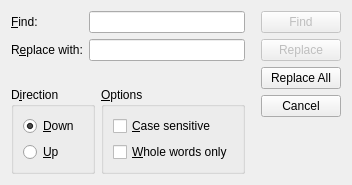
<?xml version="1.0" encoding="UTF-8"?>
<ui version="4.0">
 <class>FindAndReplaceDialog</class>
 <widget class="QDialog" name="FindAndReplaceDialog">
  <property name="geometry">
   <rect>
    <x>0</x>
    <y>0</y>
    <width>324</width>
    <height>176</height>
   </rect>
  </property>
  <property name="windowTitle">
   <string>Find and Replace</string>
  </property>
  <layout class="QHBoxLayout" name="horizontalLayout_2">
   <item>
    <layout class="QVBoxLayout" name="verticalLayout_5">
     <item>
      <layout class="QVBoxLayout" name="verticalLayout_2">
       <item>
        <layout class="QGridLayout" name="gridLayout_3">
         <item row="0" column="0">
          <widget class="QLabel" name="label">
           <property name="text">
            <string>&amp;Find:</string>
           </property>
           <property name="buddy">
            <cstring>textToFind</cstring>
           </property>
          </widget>
         </item>
         <item row="0" column="1">
          <widget class="QLineEdit" name="textToFind"/>
         </item>
         <item row="1" column="0">
          <widget class="QLabel" name="replaceLabel">
           <property name="text">
            <string>R&amp;eplace with:</string>
           </property>
           <property name="buddy">
            <cstring>textToReplace</cstring>
           </property>
          </widget>
         </item>
         <item row="1" column="1">
          <widget class="QLineEdit" name="textToReplace"/>
         </item>
        </layout>
       </item>
      </layout>
     </item>
     <item>
      <widget class="QLabel" name="infoLabel">
       <property name="text">
        <string/>
       </property>
      </widget>
     </item>
     <item>
      <spacer name="verticalSpacer_2">
       <property name="orientation">
        <enum>Qt::Vertical</enum>
       </property>
       <property name="sizeHint" stdset="0">
        <size>
         <width>20</width>
         <height>40</height>
        </size>
       </property>
      </spacer>
     </item>
     <item>
      <layout class="QHBoxLayout" name="horizontalLayout">
       <item>
        <widget class="QGroupBox" name="groupBox">
         <property name="title">
          <string>D&amp;irection</string>
         </property>
         <layout class="QVBoxLayout" name="verticalLayout_3">
          <item>
           <widget class="QRadioButton" name="downRadioButton">
            <property name="text">
             <string>&amp;Down</string>
            </property>
            <property name="checked">
             <bool>true</bool>
            </property>
           </widget>
          </item>
          <item>
           <widget class="QRadioButton" name="upRadioButton">
            <property name="text">
             <string>&amp;Up</string>
            </property>
           </widget>
          </item>
         </layout>
        </widget>
       </item>
       <item>
        <widget class="QGroupBox" name="groupBox_2">
         <property name="title">
          <string>&amp;Options</string>
         </property>
         <layout class="QVBoxLayout" name="verticalLayout_4">
          <item>
           <widget class="QCheckBox" name="caseCheckBox">
            <property name="text">
             <string>&amp;Case sensitive</string>
            </property>
           </widget>
          </item>
          <item>
           <widget class="QCheckBox" name="wholeCheckBox">
            <property name="text">
             <string>&amp;Whole words only</string>
            </property>
           </widget>
          </item>
         </layout>
        </widget>
       </item>
       <item>
        <spacer name="horizontalSpacer">
         <property name="orientation">
          <enum>Qt::Horizontal</enum>
         </property>
         <property name="sizeHint" stdset="0">
          <size>
           <width>40</width>
           <height>20</height>
          </size>
         </property>
        </spacer>
       </item>
      </layout>
     </item>
    </layout>
   </item>
   <item>
    <layout class="QVBoxLayout" name="verticalLayout">
     <property name="leftMargin">
      <number>10</number>
     </property>
     <item>
      <widget class="QPushButton" name="findButton">
       <property name="enabled">
        <bool>false</bool>
       </property>
       <property name="text">
        <string>Find</string>
       </property>
      </widget>
     </item>
     <item>
      <widget class="QPushButton" name="replaceButton">
       <property name="enabled">
        <bool>false</bool>
       </property>
       <property name="text">
        <string>Replace</string>
       </property>
      </widget>
     </item>
     <item>
      <widget class="QPushButton" name="replaceAllButton">
       <property name="enabled">
        <bool>true</bool>
       </property>
       <property name="text">
        <string>Replace All</string>
       </property>
      </widget>
     </item>
     <item>
      <widget class="QPushButton" name="cancelButton">
       <property name="text">
        <string>Cancel</string>
       </property>
      </widget>
     </item>
     <item>
      <spacer name="verticalSpacer">
       <property name="orientation">
        <enum>Qt::Vertical</enum>
       </property>
       <property name="sizeHint" stdset="0">
        <size>
         <width>20</width>
         <height>40</height>
        </size>
       </property>
      </spacer>
     </item>
    </layout>
   </item>
  </layout>
 </widget>
 <resources/>
 <connections/>
</ui>
